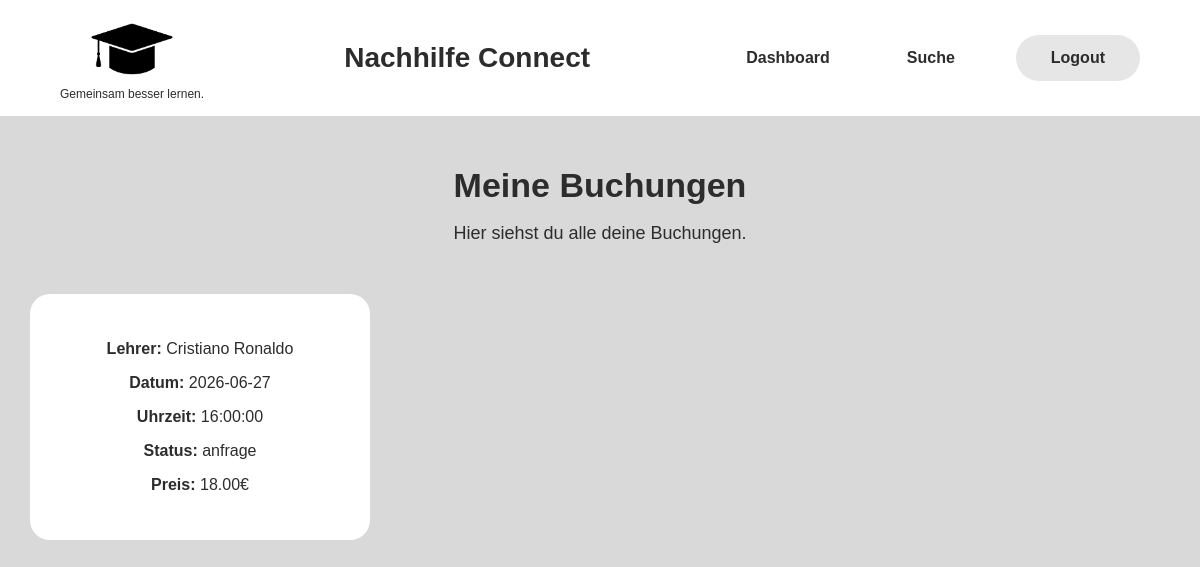
The app's page /meine-buchungen (signed in), older data.
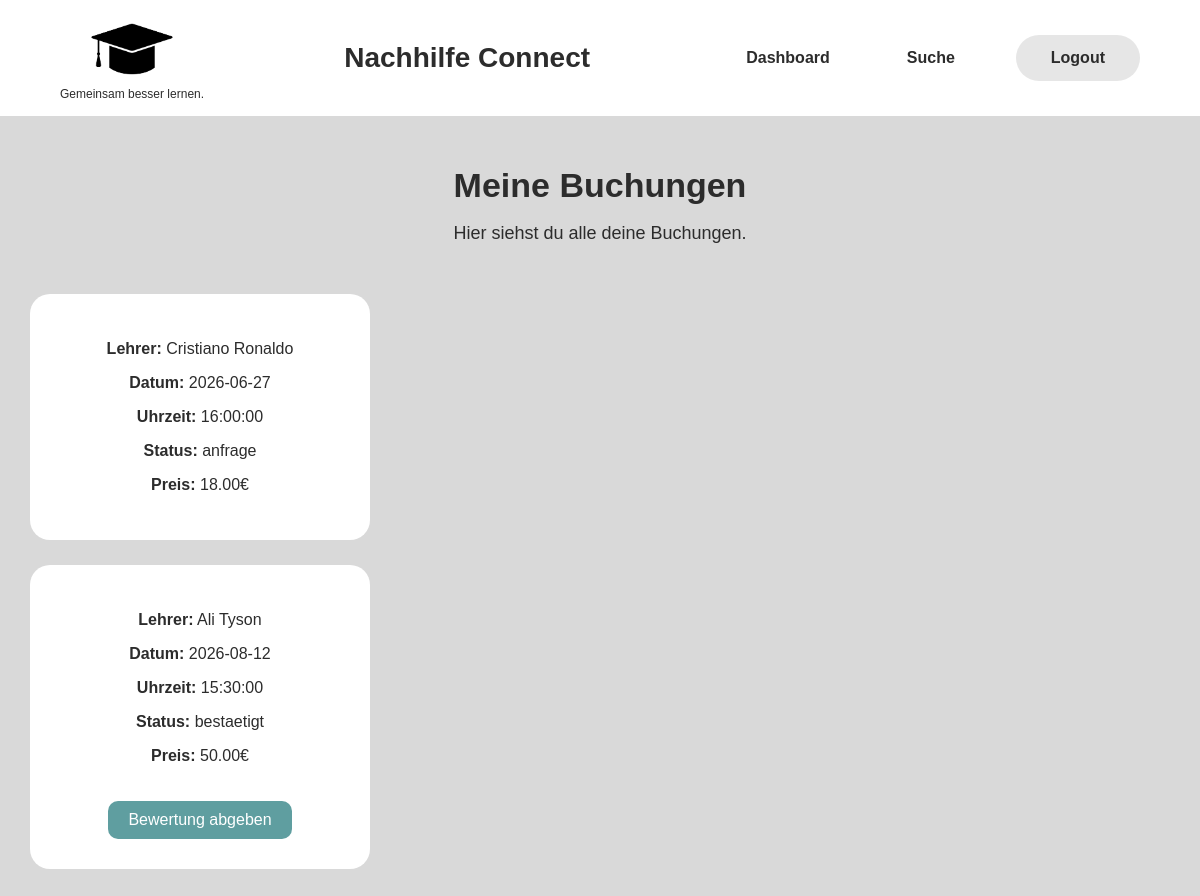
The same page, newer data.
### models.py (models this page shows)
class Buchung(db.Model):
    __tablename__ = "buchung"
    id = db.Column(db.Integer, primary_key=True)
    schüler_id = db.Column(db.Integer, db.ForeignKey("users.id"), nullable=False)
    lehrer_id = db.Column(db.Integer, db.ForeignKey("users.id"), nullable=False)
    fach_id = db.Column(db.Integer, db.ForeignKey("fach.id"), nullable=False)
    schueler = db.relationship('User', foreign_keys=[schüler_id])
    lehrer = db.relationship('User', foreign_keys=[lehrer_id])
    bewertung = db.relationship('Bewertung', uselist=False)
    datum = db.Column(db.Date, nullable=False)
    uhrzeit = db.Column(db.Time, nullable=False)
    dauer_stunden = db.Column(db.Integer, nullable=False)
    gesamtpreis = db.Column(db.Numeric(8, 2), nullable=False)
    unterrichtsart = db.Column(db.String(30), nullable=False)
    zahlungsart = db.Column(db.String(30), nullable=False)
    status = db.Column(db.String(30), nullable=False, default="anfrage")
    nachricht = db.Column(db.Text, nullable=True)
    erstellt_am = db.Column(db.DateTime, nullable=False, default=datetime.utcnow)

class User(db.Model):
    __tablename__ = "users"
    id = db.Column(db.Integer, primary_key=True)
    vorname = db.Column(db.String(100), nullable=False)
    nachname = db.Column(db.String(100), nullable=False)
    rolle = db.Column(db.String(20), nullable=False)                   #Schüler / lehrer
    telefon = db.Column(db.String(30), nullable=True)
    email = db.Column(db.String(120), unique=True, nullable=False)
    passwort = db.Column(db.String(255), nullable=False)
    buchungen_als_lehrer = db.relationship('Buchung', foreign_keys='Buchung.lehrer_id')

### app.py (the view)
@app.route('/meine-buchungen')
def my_bookings():
    if 'user_id' not in session or session.get('rolle') != 'schueler':
        flash("Bitte als Schüler einloggen.")
        return redirect(url_for('login'))
    schueler_id = session['user_id']
    buchungen = Buchung.query.filter_by(schüler_id=schueler_id).all()
    return render_template('my_bookings.html', buchungen=buchungen)

### templates/my_bookings.html (shortened to what this page needs)
<!DOCTYPE html>
<html lang="de">
<head>
    <link rel="stylesheet" href="{{ url_for('static', filename='css/style.css') }}">
</head>
<body>
    <header>
        <div class="logo">
            <img src="{{ url_for('static', filename='images/logo.png') }}" alt="Nachhilfe Connect Logo">
            <p>Gemeinsam besser lernen.</p>
        </div>
        <h1>Nachhilfe Connect</h1>
        <nav>
            <ul>
                <li><a href="{{ url_for('student_dashboard') }}">Dashboard</a></li>
                <li><a href="{{ url_for('teacher_search') }}">Suche</a></li>
                <li><a class="login-button" href="{{ url_for('logout') }}">Logout</a></li>
            </ul>
        </nav>
    </header>
    <main>
        <section class="dashboard-header">
            <h2>Meine Buchungen</h2>
            <p>Hier siehst du alle deine Buchungen.</p>
        </section>
        <section class="requests-list">
            {% if buchungen %}
                {% for buchung in buchungen %}
                <div class="dashboard-card">
                    <p><strong>Lehrer:</strong> {{ buchung.lehrer.vorname }} {{ buchung.lehrer.nachname }}</p>
                    <p><strong>Datum:</strong> {{ buchung.datum }}</p>
                    <p><strong>Uhrzeit:</strong> {{ buchung.uhrzeit }}</p>
                    <p><strong>Status:</strong> {{ buchung.status }}</p>
                    <p><strong>Preis:</strong> {{ buchung.gesamtpreis }}€</p>
                {% if buchung.status == 'bestaetigt' and not buchung.bewertung %}
                    <a href="{{ url_for('bewertung_abgeben', buchung_id=buchung.id) }}" class="bewertung-btn">
                       Bewertung abgeben
                     </a>
                {% elif buchung.status == 'bestaetigt' and buchung.bewertung %}
                    <p>✅ Bereits bewertet</p>
                {% endif %}
            </div>
            {% endfor %}
        {% else %}
            <p>Du hast noch keine Buchungen.</p>
        {% endif %}
    </section>
</main>
</body>
</html>

Row changes from the older to the newer data that the page shows:
added Buchung: lehrer.vorname "Ali", lehrer.nachname "Tyson", datum "2026-08-12", uhrzeit "15:30:00", status "bestaetigt", gesamtpreis "50.00"
